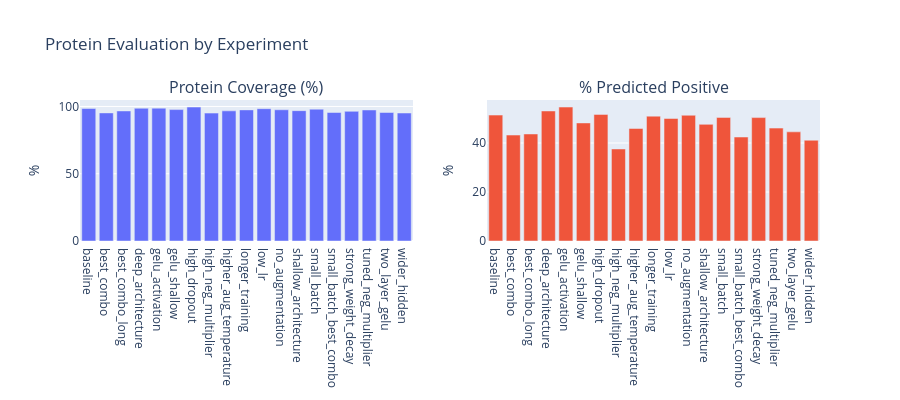

The code cell stored with this chart in its notebook:
### Markdown cell above
## Protein Coverage Comparison
Fraction of the protein covered by at least one predicted binder.

### Code cell
protein_names = [n for n, e in experiments.items() if "protein" in e]
coverage_pcts = [experiments[n]["protein"]["coverage_pct"] for n in protein_names]
pct_positives = [experiments[n]["protein"]["pct_positive"] for n in protein_names]

fig = make_subplots(rows=1, cols=2, subplot_titles=["Protein Coverage (%)", "% Predicted Positive"])

fig.add_bar(x=protein_names, y=coverage_pcts, name="Coverage %", row=1, col=1)
fig.add_bar(x=protein_names, y=pct_positives, name="% Positive",  row=1, col=2)

fig.update_yaxes(title_text="%")
fig.update_layout(title="Protein Evaluation by Experiment", showlegend=False, height=400)
fig.show()

### Figure 1 — Plotly figure (JSON) as saved in the notebook; plotly's stock layout.template omitted (floating-point values rounded to 4 significant figures)
{"data": [{"name": "Coverage %", "type": "bar", "x": ["baseline", "best_combo", "best_combo_long", "deep_architecture", "gelu_activation", "gelu_shallow", "high_dropout", "high_neg_multiplier", "higher_aug_temperature", "longer_training", "low_lr", "no_augmentation", "shallow_architecture", "small_batch", "small_batch_best_combo", "strong_weight_decay", "tuned_neg_multiplier", "two_layer_gelu", "wider_hidden"], "xaxis": "x", "y": [98.48, 95.22, 96.67, 98.7, 98.77, 97.68, 99.57, 95.08, 96.74, 97.47, 98.34, 97.54, 96.89, 97.97, 95.51, 96.38, 97.4, 95.51, 95.15], "yaxis": "y"}, {"name": "% Positive", "type": "bar", "x": ["baseline", "best_combo", "best_combo_long", "deep_architecture", "gelu_activation", "gelu_shallow", "high_dropout", "high_neg_multiplier", "higher_aug_temperature", "longer_training", "low_lr", "no_augmentation", "shallow_architecture", "small_batch", "small_batch_best_combo", "strong_weight_decay", "tuned_neg_multiplier", "two_layer_gelu", "wider_hidden"], "xaxis": "x2", "y": [51.38, 43.23, 43.67, 53.06, 54.66, 48.18, 51.67, 37.55, 45.92, 50.95, 50, 51.31, 47.6, 50.44, 42.43, 50.36, 46.07, 44.54, 41.12], "yaxis": "y2"}], "layout": {"annotations": [{"font": {"size": 16}, "showarrow": false, "text": "Protein Coverage (%)", "x": 0.225, "xanchor": "center", "xref": "paper", "y": 1, "yanchor": "bottom", "yref": "paper"}, {"font": {"size": 16}, "showarrow": false, "text": "% Predicted Positive", "x": 0.775, "xanchor": "center", "xref": "paper", "y": 1, "yanchor": "bottom", "yref": "paper"}], "height": 400, "showlegend": false, "title": {"text": "Protein Evaluation by Experiment"}, "xaxis": {"anchor": "y", "domain": [0, 0.45]}, "xaxis2": {"anchor": "y2", "domain": [0.55, 1]}, "yaxis": {"anchor": "x", "domain": [0, 1], "title": {"text": "%"}}, "yaxis2": {"anchor": "x2", "domain": [0, 1], "title": {"text": "%"}}}}
